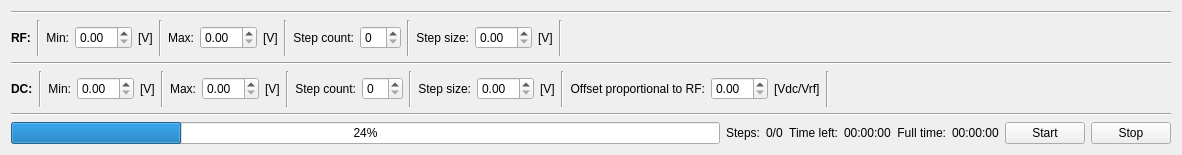
<?xml version="1.0" encoding="UTF-8"?>
<ui version="4.0">
 <class>map_control</class>
 <widget class="QWidget" name="map_control">
  <property name="geometry">
   <rect>
    <x>0</x>
    <y>0</y>
    <width>1182</width>
    <height>155</height>
   </rect>
  </property>
  <property name="windowTitle">
   <string>Form</string>
  </property>
  <layout class="QVBoxLayout" name="verticalLayout">
   <item>
    <widget class="Line" name="line_3">
     <property name="orientation">
      <enum>Qt::Horizontal</enum>
     </property>
    </widget>
   </item>
   <item>
    <layout class="QHBoxLayout" name="horizontalLayout">
     <item>
      <widget class="QLabel" name="label">
       <property name="text">
        <string>&lt;html&gt;&lt;head/&gt;&lt;body&gt;&lt;p&gt;&lt;span style=&quot; font-weight:600;&quot;&gt;RF:&lt;/span&gt;&lt;/p&gt;&lt;/body&gt;&lt;/html&gt;</string>
       </property>
      </widget>
     </item>
     <item>
      <widget class="Line" name="line_14">
       <property name="orientation">
        <enum>Qt::Vertical</enum>
       </property>
      </widget>
     </item>
     <item>
      <widget class="QLabel" name="label_3">
       <property name="text">
        <string>Min:</string>
       </property>
       <property name="alignment">
        <set>Qt::AlignRight|Qt::AlignTrailing|Qt::AlignVCenter</set>
       </property>
      </widget>
     </item>
     <item>
      <widget class="QDoubleSpinBox" name="rf_min_spinbox"/>
     </item>
     <item>
      <widget class="QLabel" name="label_5">
       <property name="text">
        <string>[V]</string>
       </property>
      </widget>
     </item>
     <item>
      <widget class="Line" name="line_4">
       <property name="orientation">
        <enum>Qt::Vertical</enum>
       </property>
      </widget>
     </item>
     <item>
      <widget class="QLabel" name="label_7">
       <property name="text">
        <string>Max:</string>
       </property>
       <property name="alignment">
        <set>Qt::AlignRight|Qt::AlignTrailing|Qt::AlignVCenter</set>
       </property>
      </widget>
     </item>
     <item>
      <widget class="QDoubleSpinBox" name="rf_max_spinbox"/>
     </item>
     <item>
      <widget class="QLabel" name="label_9">
       <property name="text">
        <string>[V]</string>
       </property>
      </widget>
     </item>
     <item>
      <widget class="Line" name="line_6">
       <property name="orientation">
        <enum>Qt::Vertical</enum>
       </property>
      </widget>
     </item>
     <item>
      <widget class="QLabel" name="label_11">
       <property name="text">
        <string>Step count:</string>
       </property>
       <property name="alignment">
        <set>Qt::AlignRight|Qt::AlignTrailing|Qt::AlignVCenter</set>
       </property>
      </widget>
     </item>
     <item>
      <widget class="QSpinBox" name="rf_step_count_spinbox"/>
     </item>
     <item>
      <widget class="Line" name="line_8">
       <property name="orientation">
        <enum>Qt::Vertical</enum>
       </property>
      </widget>
     </item>
     <item>
      <widget class="QLabel" name="label_13">
       <property name="text">
        <string>Step size:</string>
       </property>
       <property name="alignment">
        <set>Qt::AlignRight|Qt::AlignTrailing|Qt::AlignVCenter</set>
       </property>
      </widget>
     </item>
     <item>
      <widget class="QDoubleSpinBox" name="rf_step_size_spinbox"/>
     </item>
     <item>
      <widget class="QLabel" name="label_15">
       <property name="text">
        <string>[V]</string>
       </property>
      </widget>
     </item>
     <item>
      <widget class="Line" name="line_10">
       <property name="orientation">
        <enum>Qt::Vertical</enum>
       </property>
      </widget>
     </item>
     <item>
      <spacer name="horizontalSpacer">
       <property name="orientation">
        <enum>Qt::Horizontal</enum>
       </property>
       <property name="sizeHint" stdset="0">
        <size>
         <width>40</width>
         <height>20</height>
        </size>
       </property>
      </spacer>
     </item>
    </layout>
   </item>
   <item>
    <widget class="Line" name="line_2">
     <property name="orientation">
      <enum>Qt::Horizontal</enum>
     </property>
    </widget>
   </item>
   <item>
    <layout class="QHBoxLayout" name="horizontalLayout_2">
     <item>
      <widget class="QLabel" name="label_2">
       <property name="text">
        <string>&lt;html&gt;&lt;head/&gt;&lt;body&gt;&lt;p&gt;&lt;span style=&quot; font-weight:600;&quot;&gt;DC:&lt;/span&gt;&lt;/p&gt;&lt;/body&gt;&lt;/html&gt;</string>
       </property>
      </widget>
     </item>
     <item>
      <widget class="Line" name="line_13">
       <property name="orientation">
        <enum>Qt::Vertical</enum>
       </property>
      </widget>
     </item>
     <item>
      <widget class="QLabel" name="label_4">
       <property name="text">
        <string>Min:</string>
       </property>
       <property name="alignment">
        <set>Qt::AlignRight|Qt::AlignTrailing|Qt::AlignVCenter</set>
       </property>
      </widget>
     </item>
     <item>
      <widget class="QDoubleSpinBox" name="dc_min_spinbox"/>
     </item>
     <item>
      <widget class="QLabel" name="label_6">
       <property name="text">
        <string>[V]</string>
       </property>
      </widget>
     </item>
     <item>
      <widget class="Line" name="line_5">
       <property name="orientation">
        <enum>Qt::Vertical</enum>
       </property>
      </widget>
     </item>
     <item>
      <widget class="QLabel" name="label_8">
       <property name="text">
        <string>Max:</string>
       </property>
       <property name="alignment">
        <set>Qt::AlignRight|Qt::AlignTrailing|Qt::AlignVCenter</set>
       </property>
      </widget>
     </item>
     <item>
      <widget class="QDoubleSpinBox" name="dc_max_spinbox"/>
     </item>
     <item>
      <widget class="QLabel" name="label_10">
       <property name="text">
        <string>[V]</string>
       </property>
      </widget>
     </item>
     <item>
      <widget class="Line" name="line_7">
       <property name="orientation">
        <enum>Qt::Vertical</enum>
       </property>
      </widget>
     </item>
     <item>
      <widget class="QLabel" name="label_12">
       <property name="text">
        <string>Step count:</string>
       </property>
       <property name="alignment">
        <set>Qt::AlignRight|Qt::AlignTrailing|Qt::AlignVCenter</set>
       </property>
      </widget>
     </item>
     <item>
      <widget class="QSpinBox" name="dc_step_count_spinbox"/>
     </item>
     <item>
      <widget class="Line" name="line_9">
       <property name="orientation">
        <enum>Qt::Vertical</enum>
       </property>
      </widget>
     </item>
     <item>
      <widget class="QLabel" name="label_14">
       <property name="text">
        <string>Step size:</string>
       </property>
       <property name="alignment">
        <set>Qt::AlignRight|Qt::AlignTrailing|Qt::AlignVCenter</set>
       </property>
      </widget>
     </item>
     <item>
      <widget class="QDoubleSpinBox" name="dc_step_size_spinbox"/>
     </item>
     <item>
      <widget class="QLabel" name="label_16">
       <property name="text">
        <string>[V]</string>
       </property>
      </widget>
     </item>
     <item>
      <widget class="Line" name="line_11">
       <property name="orientation">
        <enum>Qt::Vertical</enum>
       </property>
      </widget>
     </item>
     <item>
      <widget class="QLabel" name="label_17">
       <property name="text">
        <string>Offset proportional to RF:</string>
       </property>
       <property name="alignment">
        <set>Qt::AlignRight|Qt::AlignTrailing|Qt::AlignVCenter</set>
       </property>
      </widget>
     </item>
     <item>
      <widget class="QDoubleSpinBox" name="dc_offset_spinbox"/>
     </item>
     <item>
      <widget class="QLabel" name="label_18">
       <property name="text">
        <string>[Vdc/Vrf]</string>
       </property>
      </widget>
     </item>
     <item>
      <widget class="Line" name="line_12">
       <property name="orientation">
        <enum>Qt::Vertical</enum>
       </property>
      </widget>
     </item>
     <item>
      <spacer name="horizontalSpacer_2">
       <property name="orientation">
        <enum>Qt::Horizontal</enum>
       </property>
       <property name="sizeHint" stdset="0">
        <size>
         <width>40</width>
         <height>20</height>
        </size>
       </property>
      </spacer>
     </item>
    </layout>
   </item>
   <item>
    <widget class="Line" name="line">
     <property name="orientation">
      <enum>Qt::Horizontal</enum>
     </property>
    </widget>
   </item>
   <item>
    <layout class="QHBoxLayout" name="horizontalLayout_3">
     <item>
      <widget class="QProgressBar" name="progessbar">
       <property name="value">
        <number>24</number>
       </property>
      </widget>
     </item>
     <item>
      <widget class="QLabel" name="label_23">
       <property name="text">
        <string>Steps:</string>
       </property>
       <property name="alignment">
        <set>Qt::AlignRight|Qt::AlignTrailing|Qt::AlignVCenter</set>
       </property>
      </widget>
     </item>
     <item>
      <widget class="QLabel" name="steps_label">
       <property name="text">
        <string>0/0</string>
       </property>
      </widget>
     </item>
     <item>
      <widget class="QLabel" name="label_19">
       <property name="text">
        <string>Time left:</string>
       </property>
       <property name="alignment">
        <set>Qt::AlignRight|Qt::AlignTrailing|Qt::AlignVCenter</set>
       </property>
      </widget>
     </item>
     <item>
      <widget class="QLabel" name="time_left_label">
       <property name="text">
        <string>00:00:00</string>
       </property>
      </widget>
     </item>
     <item>
      <widget class="QLabel" name="label_21">
       <property name="text">
        <string>Full time:</string>
       </property>
       <property name="alignment">
        <set>Qt::AlignRight|Qt::AlignTrailing|Qt::AlignVCenter</set>
       </property>
      </widget>
     </item>
     <item>
      <widget class="QLabel" name="full_time_label">
       <property name="text">
        <string>00:00:00</string>
       </property>
      </widget>
     </item>
     <item>
      <widget class="QPushButton" name="start_push_button">
       <property name="text">
        <string>Start</string>
       </property>
      </widget>
     </item>
     <item>
      <widget class="QPushButton" name="stop_push_button">
       <property name="text">
        <string>Stop</string>
       </property>
      </widget>
     </item>
    </layout>
   </item>
  </layout>
 </widget>
 <resources/>
 <connections/>
</ui>
